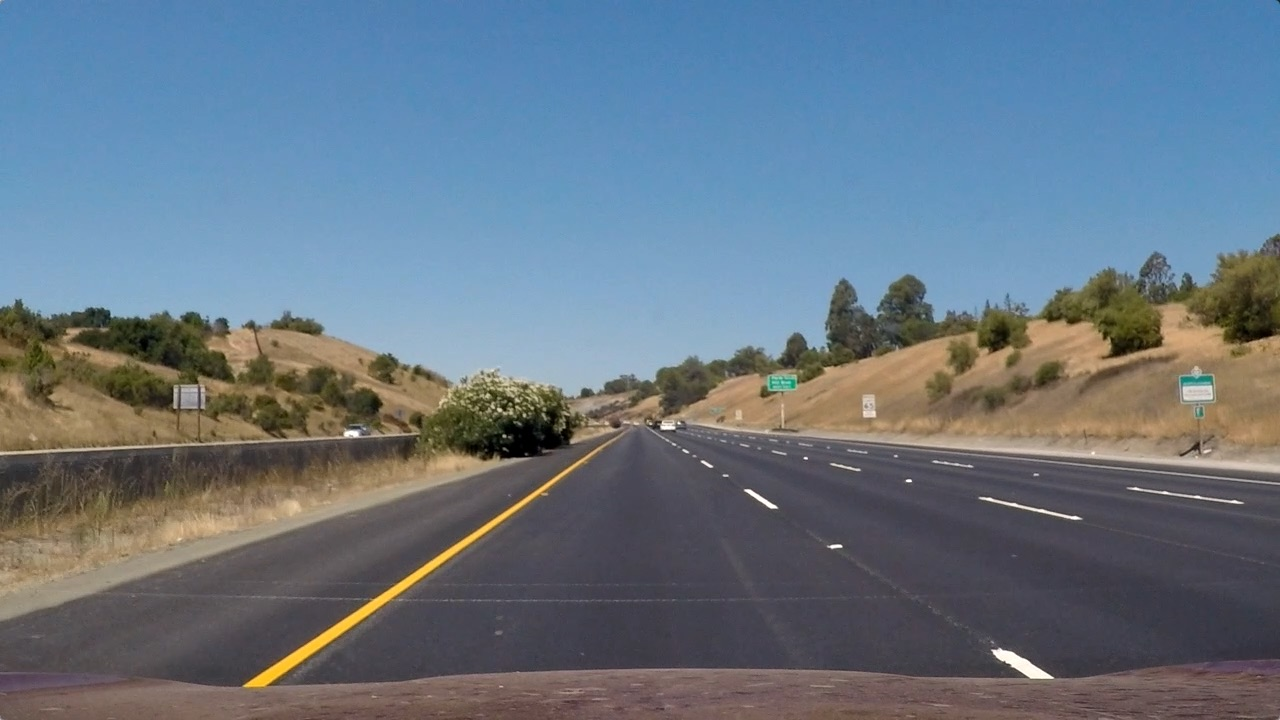
#> input picture test_images/straight_lines1.jpg, 1280 x 720 px; its folder holds only this picture in this run
$ python -i lane_detection.py   (imports and definitions only)   (older library calls are emulated)
#> lines starting #> are read from the running program, lines starting #| are printed output that depends on the picture
import numpy as np
import cv2
import matplotlib.pyplot as plt

# [8 lines left out: function plt_images, not called in this run]


def abs_sobel_thresh(gray, thresh=(0, 255)):
    '''
    Function to apply sobel fiter on the image.

    Parameter:
        gray: Input image in gray scale.
        thresh: Threshold values to be applied on image after filtering.

    Returns:
        sobel_mask: The filtered image.
    '''

    # Apply x gradient with the OpenCV Sobel() function
    # and take the absolute value
    abs_sobel = np.absolute(cv2.Sobel(gray, cv2.CV_64F, 1, 0))
    # Rescale back to 8 bit integer
    scaled_sobel = np.uint8(255*abs_sobel/np.max(abs_sobel))
    # Create a copy and apply the threshold
    binary_output = np.zeros_like(scaled_sobel)
    binary_output[(scaled_sobel >= thresh[0]) & (scaled_sobel <= thresh[1])] = 1
    sobel_mask = binary_output

    return sobel_mask


def dir_threshold(gray, sobel_kernel=3, thresh=(0, np.pi/2)):
    '''
    Function that applies sobel x and y then compute the direction of the gradient then
    applies the threshold.

    Parameters:
        gray: Input image in gray scale.
        sobel_kernel: size of the filter to be applied.
        thresh: Threshold values to be applied on image after filtering.

    Returns:
        dir_mask: The filtered image.
    '''

    # Calculate the x and y gradients
    sobelx = cv2.Sobel(gray, cv2.CV_64F, 1, 0, ksize=sobel_kernel)
    sobely = cv2.Sobel(gray, cv2.CV_64F, 0, 1, ksize=sobel_kernel)
    # Take the absolute value of the gradient direction,
    absgraddir = np.arctan2(np.absolute(sobely), np.absolute(sobelx))

    # apply a threshold, and create a binary image result
    binary_output =  np.zeros_like(absgraddir)
    binary_output[(absgraddir >= thresh[0]) & (absgraddir <= thresh[1])] = 1
    dir_mask = binary_output
    # Return the binary image
    return dir_mask

def combine_thresh(img, s_thresh=(100, 255), l_thresh=(120, 255)):
    '''
    Function that combines the output of abs_sobel_thresh functiont and dir_threshold function then
    applies the saturation and lighting threshold

    Parameters:
        img: Input image
        s_thresh: Threshold values to be applied on the saturation channel.
        l_thresh: Threshold values to be applied on the luminance channel.

    Returns:
        color_combined: The output image after applying combined threshold.
    '''

    # Convert to grayscale
    gray = cv2.cvtColor(img, cv2.COLOR_RGB2GRAY)
    height, width = gray.shape

    grad_x = abs_sobel_thresh(gray, thresh=(10, 200))
    dir_binary = dir_threshold(gray, thresh=(np.pi/6, np.pi/2))
    combined = ((grad_x == 1) & (dir_binary == 1))

    # R & G thresholds so that yellow lanes are detected well.
    color_threshold = 150
    R = img[:,:,0]
    G = img[:,:,1]
    color_combined = np.zeros_like(R)
    r_g_condition = (R > color_threshold) & (G > color_threshold)

    # Apply color threshold for better detection of yellow and white lines in all environmental condition
    hls = cv2.cvtColor(img, cv2.COLOR_RGB2HLS)

    s_channel = hls[:,:,2]
    l_channel = hls[:,:,1]

    # S channel performs well for detecting bright yellow and white lanes
    s_condition = (s_channel > s_thresh[0]) & (s_channel <= s_thresh[1])

    # We put a threshold on the L channel to avoid pixels which have shadows and as a result darker.
    l_condition = (l_channel > l_thresh[0]) & (l_channel <= l_thresh[1])

    # combine all the thresholds
    # A pixel should either be a yellowish or whiteish
    color_combined[(r_g_condition & l_condition) & (s_condition | combined)] = 1

    # apply the region of interest mask
    mask = np.zeros_like(color_combined)
    region_of_interest_vertices = np.array([ [170,height-1], [width/2, int(5.7/10*height)], [1200*(img.shape[1]/1280)-1, height-1]], dtype=np.int32)
    cv2.fillPoly(mask, [region_of_interest_vertices], 1)
    color_combined = cv2.bitwise_and(color_combined, mask)

    return color_combined

def get_warp_points(image):
    '''
    Function that computes the source and destination points for the warp perspective.

    Parameters:
        image: Input image that takes the scale from.

    Returns:
        src_points
        dst_point
    '''

    scale_factor_column = image.shape[1] / 1280
    scale_factor_row = image.shape[0] / 720
    middle_point = image.shape[1] / 2

    corners = np.float32([[middle_point - (scale_factor_column*387), image.shape[0] - (scale_factor_row*23)],
                          [middle_point - (scale_factor_column*115), image.shape[0] - (scale_factor_row*230)],
                          [middle_point + (scale_factor_column*130), image.shape[0] - (scale_factor_row*230)],
                          [middle_point + (scale_factor_column*421), image.shape[0] - (scale_factor_row*30)]])

    # Save top left and right explicitly and offset
    top_left = np.array([corners[0, 0], 0])
    top_right = np.array([corners[3, 0], 0])
    offset = [50, 0]

    # Get image size
    img_size = (image.shape[1], image.shape[0])

    # Save source points and destination points into arrays
    src_points = np.float32([corners[0], corners[1], corners[2], corners[3]])
    dst_points = np.float32([corners[0] + offset, top_left + offset, top_right - offset, corners[3] - offset])

    return src_points, dst_points

def warp_image_to_birdseye_view(img, src, dst, image_size):
    '''
    Function that apply warp perspective on RGB image.

    Paramters:
        img
        src
        dst
        image_size

    Returns:
        warped: The image after applying warp perspective on it.
        Minv: Inverse of warped image.
    '''

    # Get perspective transform
    perspectiveTransform = cv2.getPerspectiveTransform(src, dst)
    # Warp perspective
    warped = cv2.warpPerspective(img, perspectiveTransform, image_size, flags=cv2.INTER_LINEAR)
    # Get the destination perspective transform
    Minv = cv2.getPerspectiveTransform(dst, src)

    return warped, Minv

def warp_image_to_birdseye_view_gray(image):
    '''
    Function that apply warp perspective on grey image.

    Paramters:
        img

    Returns:
        img: Image after appling filter on it.
        warped: The image after applying warp perspective on it.
        Minv: Inverse of warped image.
    '''

    src, dst = get_warp_points(image)
#> src = [[253, 697], [525, 490], [770, 490], [1061, 690]]; dst = [[303, 697], [303, 0], [1011, 0], [1011, 690]]

    img = combine_thresh(image,s_thresh=(100, 255), l_thresh=(120, 255))
#> in combine_thresh, `gray = cv2.cvtColor(img, cv2.COLOR_RGB2GRAY)`:
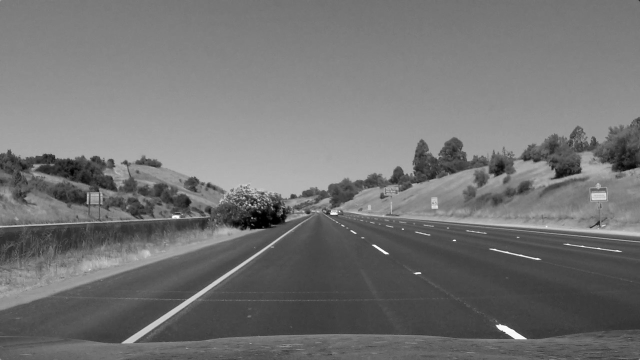
#> gray: shape (720, 1280) (shown at 1/2 size); min 0, max 255, mean 114.9
#> in combine_thresh, `grad_x = abs_sobel_thresh(gray, thresh=(10, 200))`:
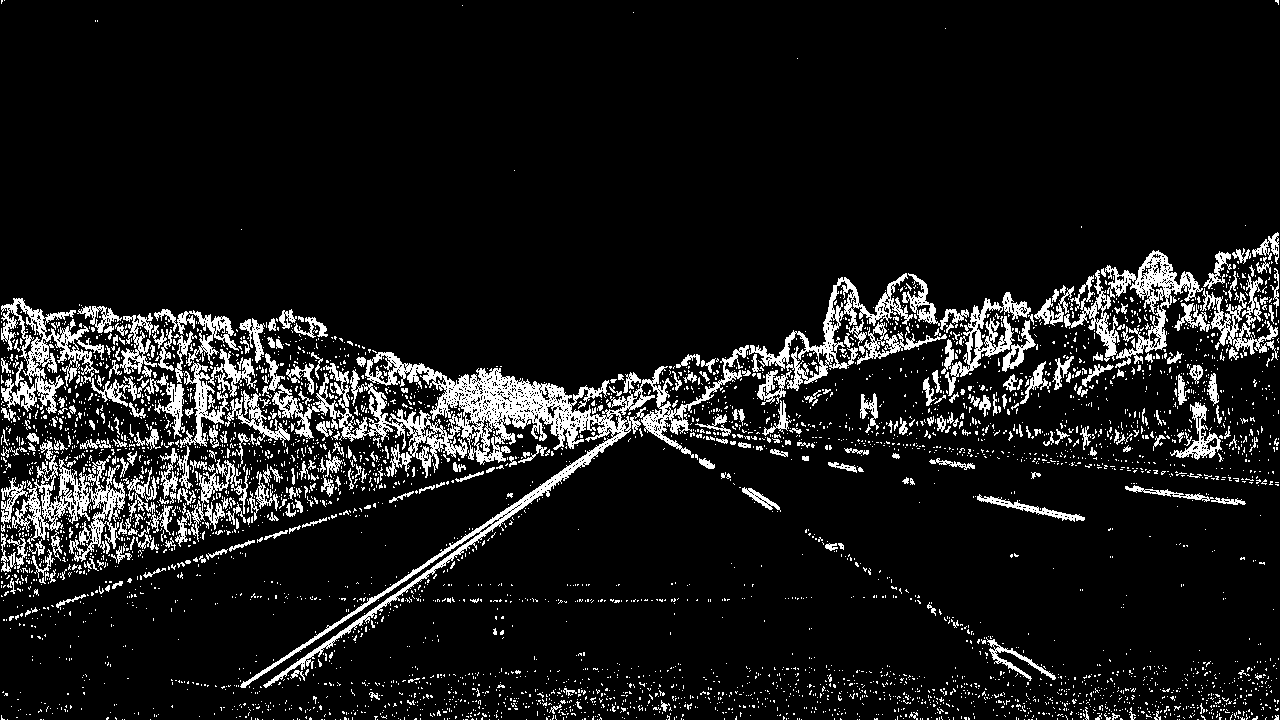
#> grad_x: shape (720, 1280); values 0 (black) and 1 (white), 9.8% white in thin lines or dots
#> in dir_threshold, `sobely = cv2.Sobel(gray, cv2.CV_64F, 0, 1, ksize=sobel_kernel)`:
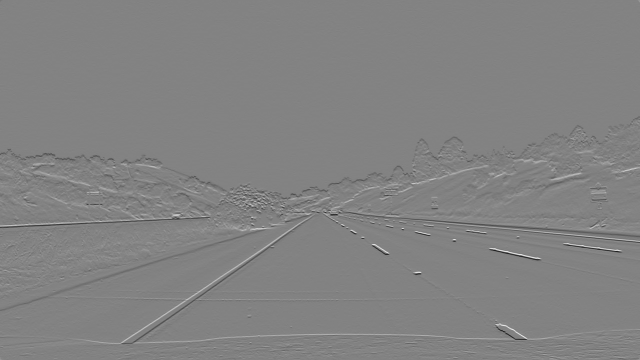
#> sobely: shape (720, 1280) float64 (shown at 1/2 size); min -776, max 740, mean -0.3; drawn with min black and max white
#> in dir_threshold, `absgraddir = np.arctan2(np.absolute(sobely), np.absolute(sobelx))`:
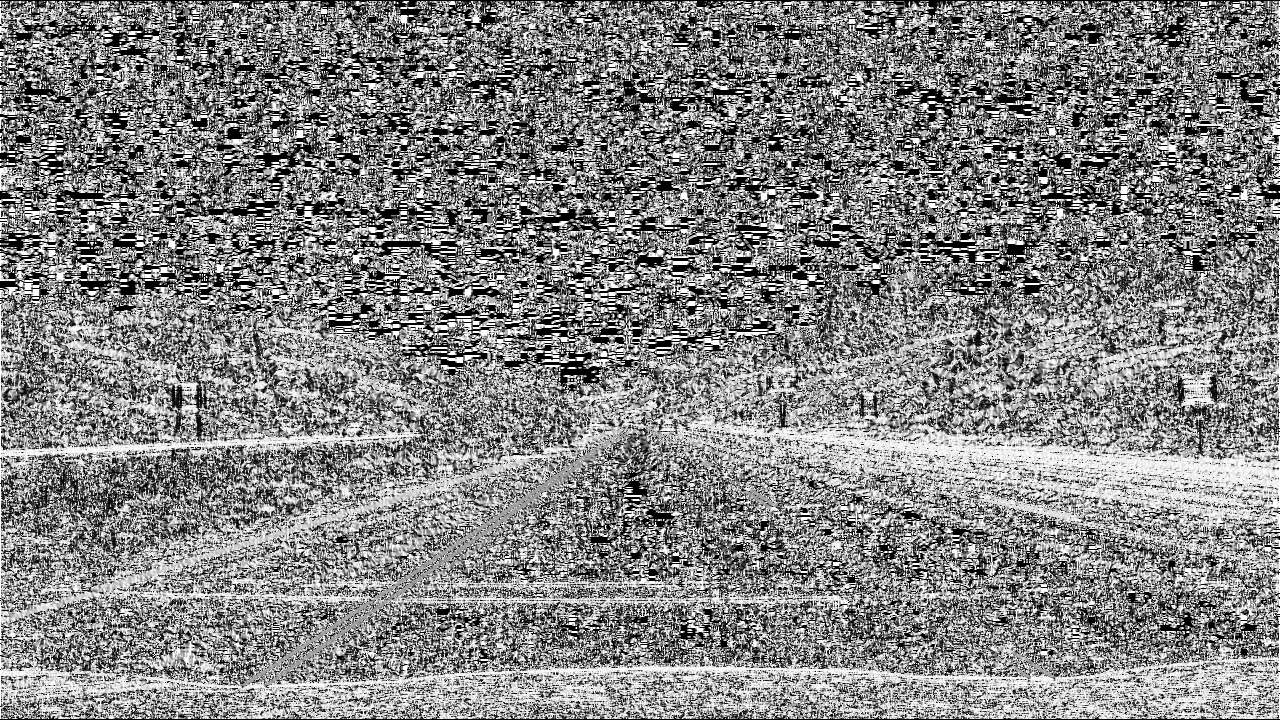
#> absgraddir: shape (720, 1280) float64; min 0, max 1.57, mean 0.814; drawn with min black and max white
#> (the rest of the program and of its run is left out)
